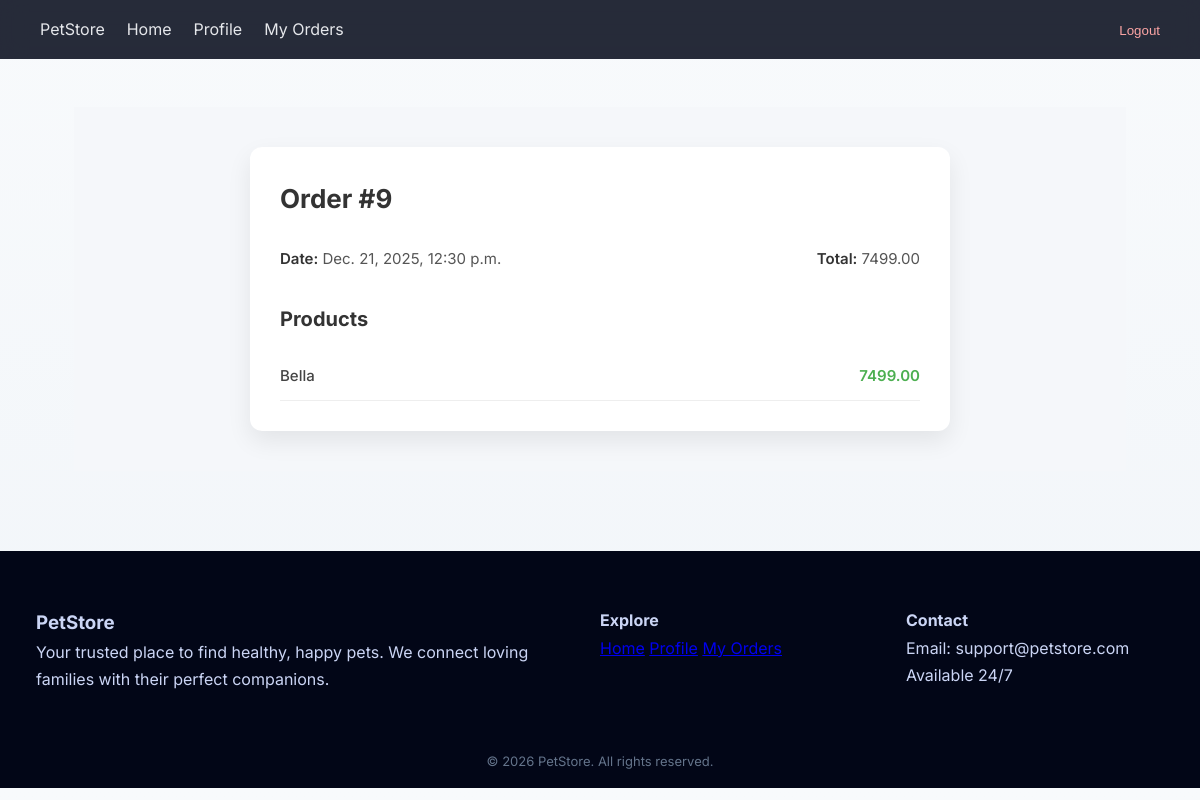
Screenshot of /order/9/ (signed in) with the database file from the repository.
### Shop/models.py (models this page shows, shortened)
class Order(models.Model):
    customer = models.ForeignKey(
        Customer,
        on_delete=models.CASCADE,
        related_name="orders"
    )
    order_date = models.DateTimeField(auto_now_add=True)
    total_amount = models.DecimalField(max_digits=10, decimal_places=2)

class OrderProduct(models.Model):
    order = models.ForeignKey(
        Order,
        on_delete=models.CASCADE,
        related_name="order_products"
    )
    product = models.ForeignKey(
        Product,
        on_delete=models.CASCADE,
        related_name="order_products"
    )
    class Meta:
        unique_together = ('order', 'product')

class Product(models.Model):
    name = models.CharField(max_length=255)
    image = models.ImageField(upload_to='products/', blank=True, null=True)
    region = models.CharField(max_length=100)
    age = models.PositiveIntegerField()
    vaccinated = models.BooleanField(default=False)
    sterilized = models.BooleanField(default=False)
    features = models.TextField(blank=True)
    shelter = models.CharField(max_length=255)
    phone = models.CharField(max_length=20)
    price = models.DecimalField(max_digits=10, decimal_places=2)
    info = models.TextField(blank=True)

### Shop/views.py (the view)
# urls.py: path('order/<int:order_id>/', views.order_detail, name='order_detail'),
@login_required
def order_detail(request, order_id):
    order = get_object_or_404(Order, id=order_id, customer__user=request.user)
    order_products = order.order_products.select_related('product')
    return render(request, 'orders/order_detail.html', {
        'order': order,
        'order_products': order_products
    })

### Shop/templates/orders/order_detail.html (shortened to what this page needs)
{% extends 'base.html' %}
{% load static %}
{% block css %}
<link rel="stylesheet" href="{% static 'css/ordersdetails.css' %}">
{% endblock %}
{% block content %}
<div class="order-container">
    <div class="order-card">
        <h2 class="order-title">Order #{{ order.id }}</h2>
        <div class="order-meta">
            <p><span>Date:</span> {{ order.order_date }}</p>
            <p><span>Total:</span> {{ order.total_amount }}</p>
        </div>
        <h3 class="section-title">Products</h3>
        <ul class="product-list">
            {% for item in order_products %}
                <li class="product-item">
                    <span class="product-name">{{ item.product.name }}</span>
                    <span class="product-price">{{ item.product.price }}</span>
                </li>
            {% empty %}
                <li class="empty">No products in this order.</li>
            {% endfor %}
        </ul>
    </div>
</div>
{% endblock %}

### Shop/static/css/base.css (style rules this page uses)
:root { --bg-main: #f8fafc; --bg-soft: #f1f5f9; --bg-dark: #020617; --text-main: #020617; --text-muted: #64748b; --text-light: #e5e7eb; --primary: #2563eb; --primary-hover: #1e40af; --accent: #60a5fa; --border-soft: #e2e8f0; --radius-sm: 6px; --radius-md: 10px; --radius-lg: 16px; }
* { margin: 0; padding: 0; box-sizing: border-box; }
body { font-family: "Inter", system-ui, sans-serif; background: linear-gradient(180deg, #f8fafc, #f1f5f9); color: var(--text-main); line-height: 1.7; }

### Shop/static/css/ordersdetails.css (style rules this page uses)
.order-container { display: flex; justify-content: center; padding: 40px 20px; background-color: #f5f7fa; }
.order-card { width: 100%; max-width: 700px; background: #ffffff; border-radius: 12px; padding: 30px; box-shadow: 0 10px 25px rgba(0, 0, 0, 0.08); }
.order-title { font-size: 26px; margin-bottom: 20px; color: #333; }
.order-meta { display: flex; justify-content: space-between; margin-bottom: 25px; flex-wrap: wrap; }
.order-meta p { margin: 5px 0; font-size: 15px; color: #555; }
.order-meta span { font-weight: 600; color: #333; }
.section-title { font-size: 20px; margin-bottom: 15px; color: #333; }
.product-list { list-style: none; padding: 0; margin: 0; }
.product-item { display: flex; justify-content: space-between; padding: 12px 0; border-bottom: 1px solid #eee; font-size: 15px; }
.product-name { font-weight: 500; color: #444; }
.product-price { font-weight: 600; color: #4CAF50; }

### rows the page displays
Order: id "9", order_date "Dec. 21, 2025, 12:30 p.m.", total_amount "7499.00"
OrderProduct: product.name "Bella", product.price "7499.00"
